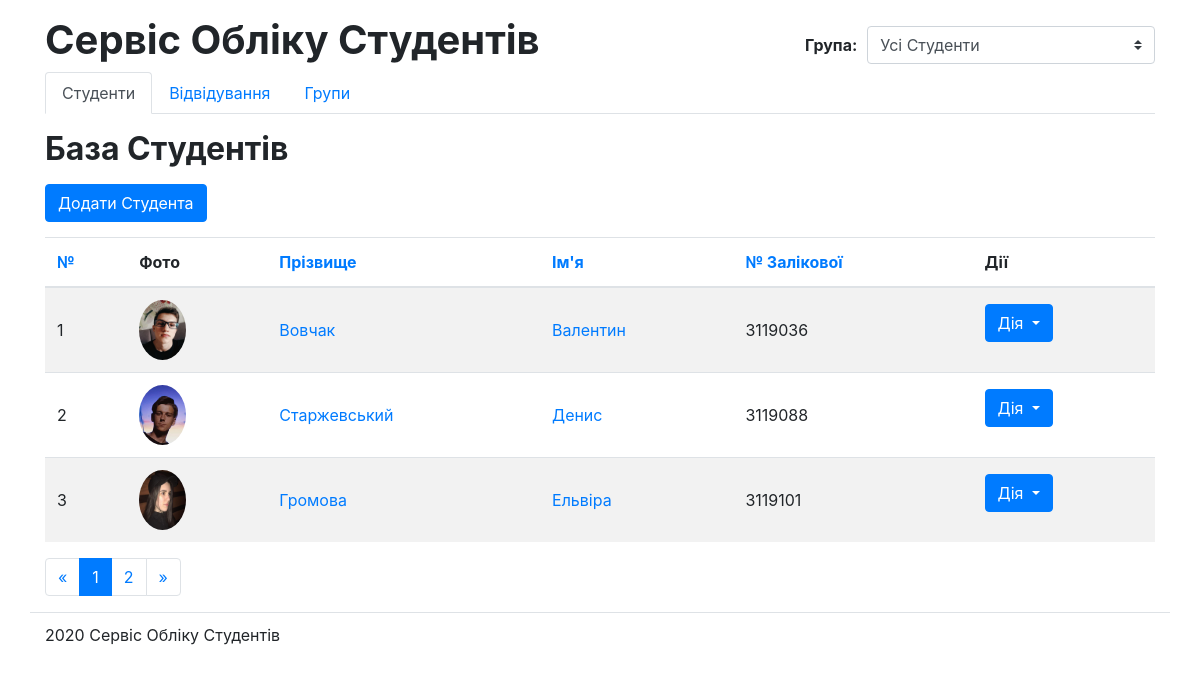
Before: / with the older database file.
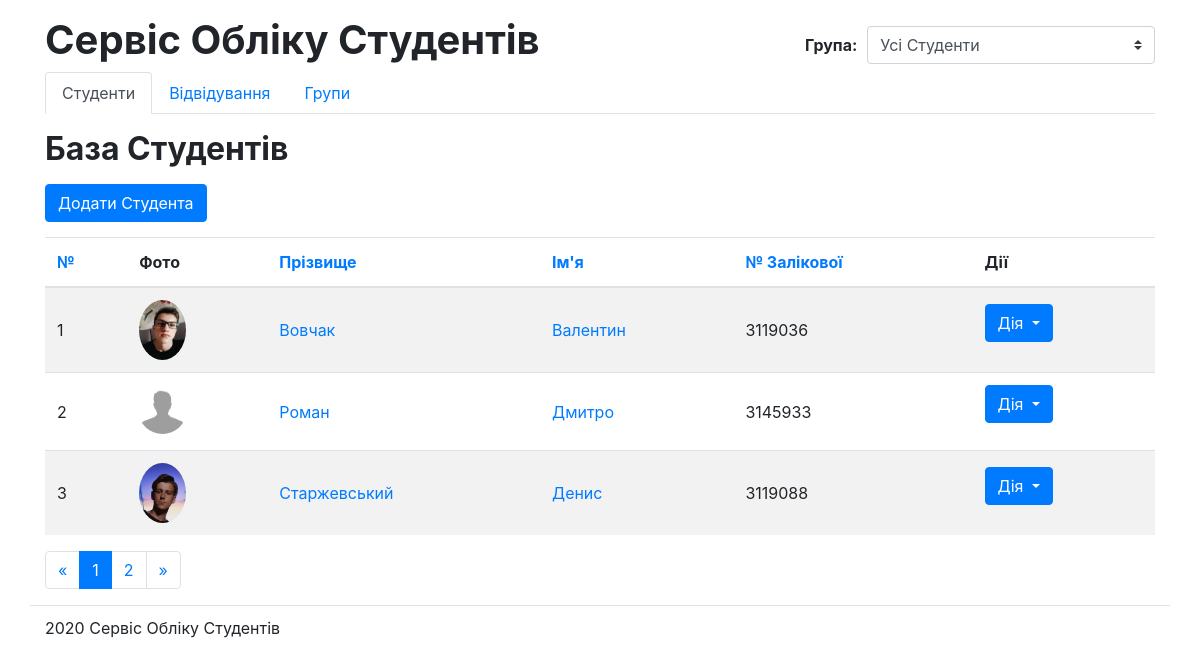
After: the same page with the newer database file.
### students/models.py (models this page shows, shortened)
class Student(models.Model):
    first_name = models.CharField(max_length=256, blank=False, verbose_name="Ім'я")
    last_name = models.CharField(max_length=256, blank=False, verbose_name="Прізвище")
    middle_name = models.CharField(max_length=256, blank=True, verbose_name="По-батькові", default='')
    birthday = models.DateField(blank=False, verbose_name="Дата народження", null=True)
    photo = models.ImageField(blank=True, verbose_name="Фото", null=True)
    number = models.CharField(max_length=256, blank=False, verbose_name="№ залікової")
    notes = models.TextField(blank=True, verbose_name="Додаткові нотатки")
    student_group = models.ForeignKey('Group', verbose_name='Група', blank=False, null=True, on_delete=models.PROTECT)
    class Meta:
        verbose_name = 'Студент'
        verbose_name_plural = 'Студенти'

### students/views/stud_views.py (the view)
# urls.py: path('', stud_views.students_list, name='home'),
def students_list(request):
    students = Student.objects.all()
    order_by = request.GET.get('order_by', '')
    if order_by in ('last_name', 'first_name', 'number'):
        students = students.order_by(order_by)
    if request.GET.get('reverse', '') == '1':
        students = students.reverse()
    paginator = Paginator(students, 3)
    page = request.GET.get('page')
    try:
        students = paginator.page(page)
    except PageNotAnInteger:
        students = paginator.page(1)
    except EmptyPage:
        students = paginator.page(paginator.num_pages)
    return render(request, 'students/students_list.html', {'students': students})

### students_proj/context_processors.py (called while the page is built)
def students_proc(request):
    return {'PORTAL_URL': request.build_absolute_uri('/')[:-1]}

### students/templates/students/students_list.html (shortened to what this page needs)
{% extends 'students/base.html' %}
{% load static %}
{% block title %}База Студентів{% endblock title %}
{% block content %}
    <a class="btn btn-primary" href="{% url 'students_add' %}" role="button">Додати Студента</a>
    <div>
        <table class="table table-hover table-striped">
            {% with order_by=request.GET.order_by reverse=request.GET.reverse %}
            <thead>
                <tr>
                    <th><a href="">№</a></th>
                    <th>Фото</th>
                    <th><a href="{% url 'home' %}?order_by=last_name{% if order_by == 'last_name' and reverse != '1' %}&amp;reverse=1{% endif %}">
                        Прізвище
                    </a></th>
                    <th><a href="{% url 'home' %}?order_by=first_name{% if order_by == 'first_name' and reverse != '1' %}&amp;reverse=1{% endif %}">
                        Ім'я
                    </a></th>
                    <th><a href="{% url 'home' %}?order_by=number{% if order_by == 'number' and reverse != '1' %}&amp;reverse=1{% endif %}">
                        № Залікової
                    </a></th>
                    <th>Дії</th>
                </tr>
            </thead>
            {% endwith %}
            <tbody>
            {% for student in students %}
                <tr>
                    <td>{{ forloop.counter }}</td>
                    {% if student.photo %}
                    <td><img height="60" width="47" src="{{ student.photo.url }}"
                             class="rounded-circle"></td>
                    {% else %}
                    <td><img style="opacity: 0.5;" width="47" src="{% static 'img/default.png' %}"
                        class="rounded-circle"></td>
                    {% endif %}
                    <td><a title="Редагувати" href="{% url 'students_edit' student.id %}">{{ student.last_name }}</a></td>
                    <td><a title="Редагувати" href="{% url 'students_edit' student.id %}">{{ student.first_name }}</a></td>
                    <td>{{student.number}}</td>
                    <td>
                        <div class="dropdown">
                            <button type="button" class="btn btn-primary dropdown-toggle"
                                    data-toggle="dropdown">
                                Дія
                            </button>
                        </div>
                    </td>
                </tr>
            {% endfor %}
            </tbody>
        </table>
        {% include 'students/pagination.html' %}
    </div>
{% endblock content %}

Changed rows visible on the page:
no longer on this page (row unchanged): Student: photo (picture), last_name "Громова", first_name "Ельвіра", number "3119101"
added Student: last_name "Роман", first_name "Дмитро", number "3145933"
